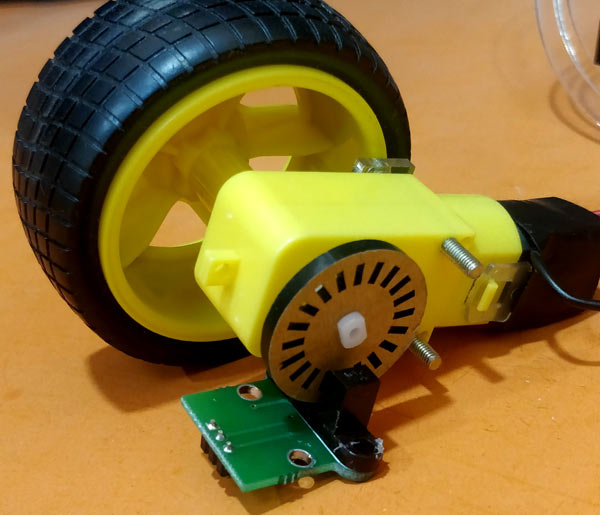
#> input picture Resources/motor.jpg, 600 x 515 px
$ python 3_ResizingAndCropping.py
#> lines starting #> are read from the running program, lines starting #| are printed output that depends on the picture
import cv2

img = cv2.imread("Resources/motor.jpg")
#> img is the input picture: shape (515, 600, 3); mean B, G, R 48.3, 111.7, 139.6
ResizedImage = cv2.resize(img, (300, 257))      # Resizing the image
CroppedImage = img[10:300, 250:450]             # Cropping the image
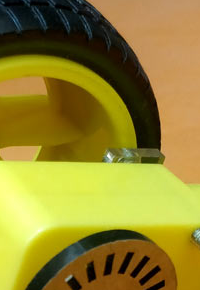
#> CroppedImage: shape (290, 200, 3); mean B, G, R 47, 133.4, 148.4

print(img.shape)                # checking the dimensions of an image
#| (515, 600, 3)
print(ResizedImage.shape)
#| (257, 300, 3)

cv2.imshow("Output", img)
cv2.imshow("Resized Output", ResizedImage)
cv2.imshow("Cropped Output", CroppedImage)
cv2.waitKey(0)
